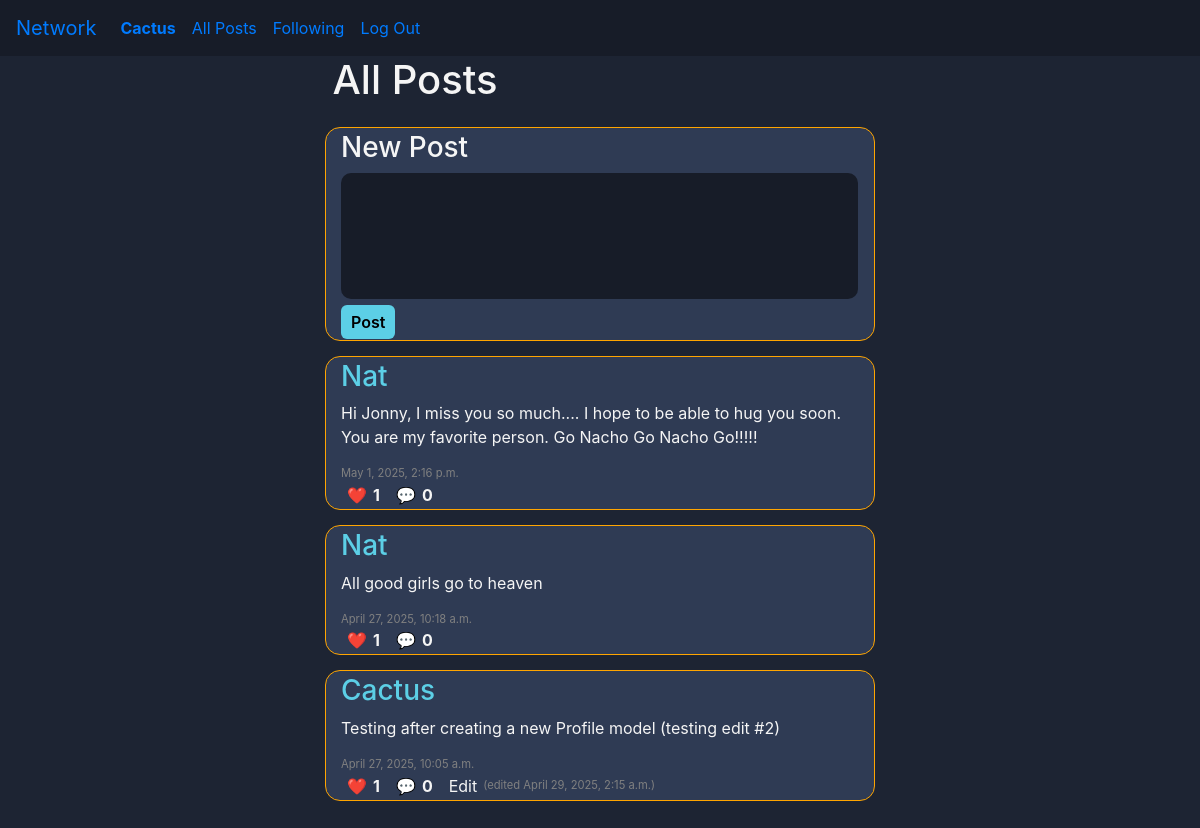
Screenshot of / (signed in) with the database file from the repository.
### network/models.py (models this page shows, shortened)
class User(AbstractUser):
    pass

class Post(models.Model):
    profile = models.ForeignKey("Profile", on_delete=models.CASCADE)
    content = models.TextField(max_length=512, blank=False, null=False)
    likes = models.ManyToManyField("Profile", blank=True, related_name="liked_posts")
    timestamp = models.DateTimeField(auto_now_add=True)
    edited_timestamp = models.DateTimeField(auto_now_add=False, null=True) # TODO
    @property
    def like_count(self):
        return self.likes.count()
    @property
    def comment_count(self):
        return self.comment_set.count()

class Profile(models.Model):
    user = models.OneToOneField(User, on_delete=models.CASCADE)
    following = models.ManyToManyField("self", symmetrical=False, blank=True, related_name="followers")
    saved_posts = models.ManyToManyField("Post", blank=True, related_name="saved_by_profiles")
    profile_picture = models.ImageField(upload_to='profile_pics/', blank=True, null=True) # TODO
    profile_picture_url = models.URLField(blank=True, null=True) # TODO
    bio = models.CharField(max_length=512, null=True, blank=True) # TODO

### network/views.py (the view)
# urls.py: path("", views.index, name="index"),
def index(request):
    return post_paginator(
        request,
        query=Post.objects.select_related("profile").order_by("-timestamp"),
        template="network/index.html",
        title="All Posts",
    )

### network/views.py (called while the page is built)
def post_paginator(request, query, template, title, user_obj=None):
    paginator = Paginator(query, 10)
    page_number = request.GET.get("page")
    page_obj = paginator.get_page(page_number)
    return render(request, template, {
        "page_obj": page_obj,
        "title": title,
        "user_obj": user_obj
    })

### network/templates/network/index.html (shortened to what this page needs)
{% extends "network/layout.html" %}
{% load static %}
{% block body %}
    <div class="header-div">
        <h1 class="header-txt">All Posts</h1>
    </div>
    <div class="post-div">
        <form id="post-form">
            <h3>New Post</h3>
            <textarea class="post-textarea" id="content" rows="5" cols="50" {% if  not request.user.is_authenticated %}placeholder="Login to post!" disabled{% endif %} required></textarea>
            <div>
                <button id="post-btn" class="post-btn" {% if not request.user.is_authenticated %}disabled{% endif %}>Post</button>
            </div>
        </form>
    </div>
    {% include "network/partials/load_posts.html" with page_obj=page_obj %}
{% endblock %}

### network/templates/network/layout.html (shortened to what this page needs)
{% load static %}
<!DOCTYPE html>
<html lang="en">
    <head>
        <link rel="stylesheet" href="https://stackpath.bootstrapcdn.com/bootstrap/4.4.1/css/bootstrap.min.css">
        <link href="{% static 'network/styles.css' %}" rel="stylesheet">
    </head>
    <body>
        <nav class="navbar navbar-expand-lg nav">
            <a class="navbar-brand" href="#">Network</a>
            <div>
              <ul class="navbar-nav mr-auto">
                {% if user.is_authenticated %}
                    <li class="nav-item">
                        <a class="nav-link" href="{% url 'profile' username=user.username %}"><strong>{{ user.username }}</strong></a>
                    </li>
                {% endif %}
                <li class="nav-item">
                  <a class="nav-link" href="{% url 'index' %}">All Posts</a>
                </li>
                {% if user.is_authenticated %}
                    <li class="nav-item">
                        <a class="nav-link" href="{% url 'following_posts' %}">Following</a>
                    </li>
                    <li class="nav-item">
                        <a class="nav-link" href="{% url 'logout' %}">Log Out</a>
                    </li>
                {% endif %}
              </ul>
            </div>
          </nav>
        <div class="body">
            {% block body %}
            {% endblock %}
        </div>
    </body>
</html>

### network/templates/network/partials/load_posts.html (shortened to what this page needs)
<div class="posts-div">
    {% for post in page_obj %}
        <div class="post-div">
            <h3><a class="post-header-txt" href="{% url 'profile' username=post.profile.user.username %}">{{ post.profile.user.username }}</a></h3>
            <div class="post-text-div">
                <p class="post-text">{{ post.content }}</p>
            </div>
            <p class="timestamp-txt">{{ post.timestamp }}</p>
            <div class="post-interact-div">
                {% if user.is_authenticated %}
                    <button class="like-btn post-interact-btn" data-id="{{ post.id }}"
                    data-liked="{% if user in post.likes.all %}true{% else %}false{% endif %}">❤️</button>
                {% else %}
                    🩶
                {% endif %}
                <strong class="like-count count">{{ post.like_count }}</strong>
                <button class="post-interact-btn" data-id="{{ post.id }}">💬</button>
                <strong class="comment-count count">{{ post.comment_count }}</strong>
                {% if post.profile == user.profile %}
                    <button class="edit-btn" data-id="{{ post.id }}">Edit</button>
                {% endif %}
                    <p class="edited-timestamp-txt timestamp-txt">
                        {% if post.edited_timestamp %}
                            (edited {{ post.edited_timestamp }})
                        {% endif %}
                    </p>
            </div>
        </div>
    {% endfor %}
</div>

### network/static/network/styles.css (style rules this page uses)
* { margin: 0; box-sizing: border-box; }
.nav { background-color: #171c28; }
.body { background-color: #1d2433; color: whitesmoke; display: flex; flex-direction: column; align-items: center; min-height: 100vh; }
.header-txt { align-self: flex-start; margin-left: 15px; width: 550px; }
.post-header-txt { color: #5ccfe6; }
.post-textarea { background-color: #171c28; color: whitesmoke; padding: 3px 10px; border-radius: 10px; border: none; resize: none; width: 97%; }
.post-div { border-radius: 15px; width: 550px; background-color: #2f3b54; margin-top: 15px; padding: 3px 0 1px 15px; border: 1px solid orange; }
.post-btn { background-color: #5ccfe6; border: none; border-radius: 6px; padding: 5px 10px 5px 10px; font-weight: 600; }
.edit-btn { color: whitesmoke; background-color: #2f3b54; border: none; }
.post-interact-div { width: 100%; display: inline-flex; align-items: center; }
.count { margin-right: 10px; }
.post-interact-btn { border: none; background-color: inherit; }
.timestamp-txt { font-size: 0.7rem; color: grey; margin: 0; }

### rows the page displays
User: username "Cactus"
Post: profile.user.username "Nat", content "Hi Jonny, I miss you so much.... I hope to be able to hug you soon. You are my favorite person. Go Nacho Go Nacho Go!!!!!", timestamp "May 1, 2025, 2:16 p.m.", like_count "1", comment_count "0"
Post: profile.user.username "Nat", content "All good girls go to heaven", timestamp "April 27, 2025, 10:18 a.m.", like_count "1", comment_count "0"
Post: profile.user.username "Cactus", content "Testing after creating a new Profile model (testing edit #2)", timestamp "April 27, 2025, 10:05 a.m.", like_count "1", comment_count "0", edited_timestamp "April 29, 2025, 2:15 a.m."
